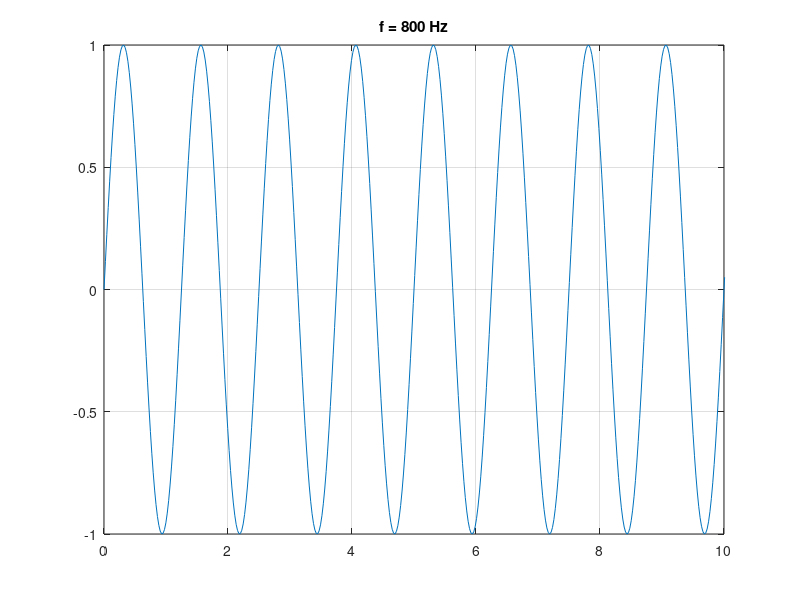

Write the MATLAB code that produced this figure. (Note: this script raises an error after producing the figure.)
clear;
load('vars.mat');

f=800;
fname='sin800.wav';

y=sin(2*pi*f*t);

plot(tds,y);
xlim([0,10]);
ylim([-1,1]);
title(['f = ', num2str(f), ' Hz']);
grid on;

play_and_save(fs,y,fname);